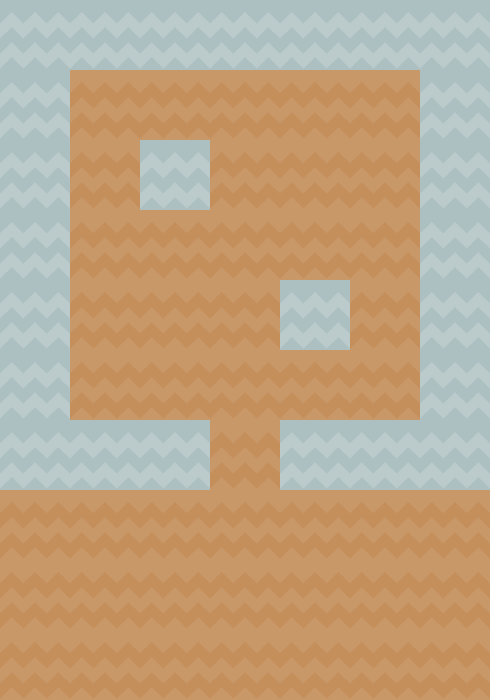

This game map was drawn from its Tiled (.tmx) file and the tilesets committed beside it. A one-line description and the full map source follow:
An orthogonal 7x10 tile map with 70x70 px tiles, 1 tile layer (Ground), 1 hidden layer not drawn.

<map version="1.0" orientation="orthogonal" width="7" height="10" tilewidth="70" tileheight="70">
 <tileset firstgid="1" name="tiles" tilewidth="70" tileheight="70" spacing="4">
  <image source="platformer.png" width="1024" height="1024" />
  <tile id="8">
   <properties>
    <property name="Collidable" value="True" />
    <property name="CropTile" value="True" />
   </properties>
  </tile>
  <tile id="33">
   <properties>
    <property name="CustomerWaitingArea" value="True" />
   </properties>
  </tile>
  <tile id="85">
   <properties>
    <property name="CustomerSpawnPoint" value="True" />
   </properties>
  </tile>
  <tile id="111">
   <properties>
    <property name="SpawnPoint" value="True" />
   </properties>
  </tile>
  <tile id="123">
   <properties>
    <property name="Collidable" value="True" />
   </properties>
  </tile>
 </tileset>
 <layer name="Ground" width="7" height="10">
  <data>
   <tile gid="15" />
   <tile gid="15" />
   <tile gid="15" />
   <tile gid="15" />
   <tile gid="15" />
   <tile gid="15" />
   <tile gid="15" />
   <tile gid="15" />
   <tile gid="85" />
   <tile gid="85" />
   <tile gid="85" />
   <tile gid="85" />
   <tile gid="85" />
   <tile gid="15" />
   <tile gid="15" />
   <tile gid="85" />
   <tile gid="15" />
   <tile gid="85" />
   <tile gid="85" />
   <tile gid="85" />
   <tile gid="15" />
   <tile gid="15" />
   <tile gid="85" />
   <tile gid="85" />
   <tile gid="85" />
   <tile gid="85" />
   <tile gid="85" />
   <tile gid="15" />
   <tile gid="15" />
   <tile gid="85" />
   <tile gid="85" />
   <tile gid="85" />
   <tile gid="15" />
   <tile gid="85" />
   <tile gid="15" />
   <tile gid="15" />
   <tile gid="85" />
   <tile gid="85" />
   <tile gid="85" />
   <tile gid="85" />
   <tile gid="85" />
   <tile gid="15" />
   <tile gid="15" />
   <tile gid="15" />
   <tile gid="15" />
   <tile gid="85" />
   <tile gid="15" />
   <tile gid="15" />
   <tile gid="15" />
   <tile gid="85" />
   <tile gid="85" />
   <tile gid="85" />
   <tile gid="85" />
   <tile gid="85" />
   <tile gid="85" />
   <tile gid="85" />
   <tile gid="85" />
   <tile gid="85" />
   <tile gid="85" />
   <tile gid="85" />
   <tile gid="85" />
   <tile gid="85" />
   <tile gid="85" />
   <tile gid="85" />
   <tile gid="85" />
   <tile gid="85" />
   <tile gid="85" />
   <tile gid="85" />
   <tile gid="85" />
   <tile gid="85" />
  </data>
 </layer>
 <layer name="Meta" width="7" height="10" visible="0" opacity="0.4">
  <data>
   <tile gid="124" />
   <tile gid="124" />
   <tile gid="124" />
   <tile gid="124" />
   <tile gid="124" />
   <tile gid="124" />
   <tile gid="124" />
   <tile gid="124" />
   <tile gid="0" />
   <tile gid="0" />
   <tile gid="0" />
   <tile gid="0" />
   <tile gid="9" />
   <tile gid="124" />
   <tile gid="124" />
   <tile gid="0" />
   <tile gid="124" />
   <tile gid="112" />
   <tile gid="0" />
   <tile gid="0" />
   <tile gid="124" />
   <tile gid="124" />
   <tile gid="34" />
   <tile gid="0" />
   <tile gid="0" />
   <tile gid="0" />
   <tile gid="34" />
   <tile gid="124" />
   <tile gid="124" />
   <tile gid="0" />
   <tile gid="0" />
   <tile gid="0" />
   <tile gid="124" />
   <tile gid="0" />
   <tile gid="124" />
   <tile gid="124" />
   <tile gid="0" />
   <tile gid="0" />
   <tile gid="34" />
   <tile gid="0" />
   <tile gid="0" />
   <tile gid="124" />
   <tile gid="124" />
   <tile gid="124" />
   <tile gid="124" />
   <tile gid="0" />
   <tile gid="124" />
   <tile gid="124" />
   <tile gid="124" />
   <tile gid="0" />
   <tile gid="0" />
   <tile gid="0" />
   <tile gid="0" />
   <tile gid="0" />
   <tile gid="0" />
   <tile gid="0" />
   <tile gid="0" />
   <tile gid="0" />
   <tile gid="0" />
   <tile gid="0" />
   <tile gid="0" />
   <tile gid="0" />
   <tile gid="0" />
   <tile gid="0" />
   <tile gid="0" />
   <tile gid="0" />
   <tile gid="86" />
   <tile gid="0" />
   <tile gid="0" />
   <tile gid="0" />
  </data>
 </layer>
</map>